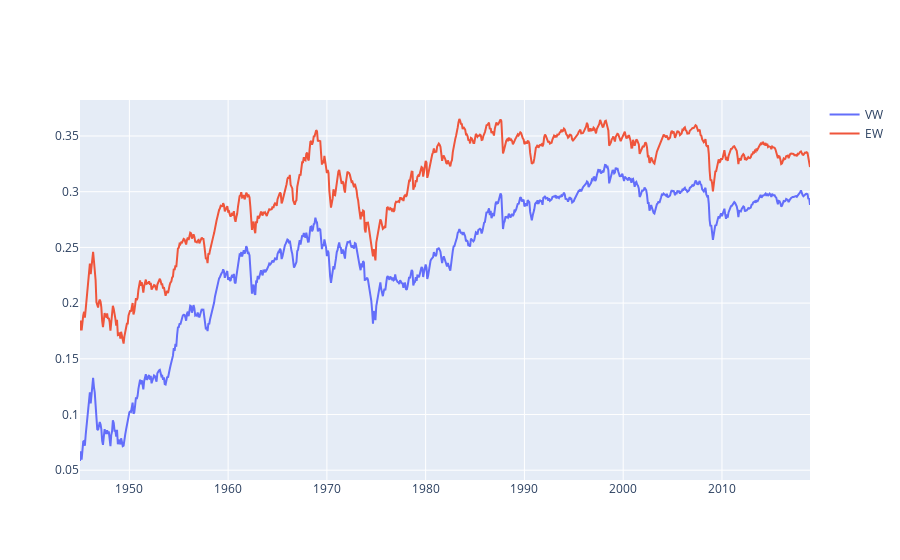

Write notebook code for a chart like this one.
### Markdown cell above
PLOT ROLLING SR

### Code cell
sr_r_data = [go.Scatter(x=sharpe_ratio_rolling_df.index.to_timestamp(),
                      y=sharpe_ratio_rolling_df[col],
                      name=col) for col in sharpe_ratio_df.columns]
pyo.iplot(sr_r_data)

### Figure 1 — Plotly figure (JSON) as saved in the notebook; plotly's stock layout.template omitted (floating-point values rounded to 4 significant figures; data arrays with more than 128 entries replaced by an {"elided": "..."} marker saying what was removed)
{"data": [{"name": "VW", "type": "scatter", "x": {"elided": "888 str values"}, "y": {"elided": "888 float values"}}, {"name": "EW", "type": "scatter", "x": {"elided": "888 str values"}, "y": {"elided": "888 float values"}}], "layout": {}}
